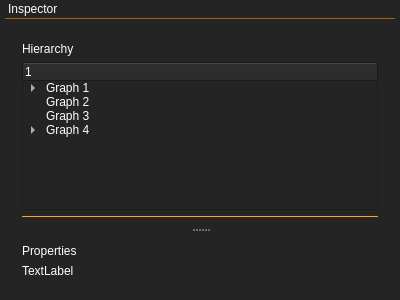
<?xml version="1.0" encoding="UTF-8"?>
<ui version="4.0">
 <class>Inspector</class>
 <widget class="QWidget" name="Inspector">
  <property name="geometry">
   <rect>
    <x>0</x>
    <y>0</y>
    <width>400</width>
    <height>300</height>
   </rect>
  </property>
  <property name="sizePolicy">
   <sizepolicy hsizetype="Expanding" vsizetype="Expanding">
    <horstretch>0</horstretch>
    <verstretch>0</verstretch>
   </sizepolicy>
  </property>
  <property name="windowTitle">
   <string>Inspector</string>
  </property>
  <property name="styleSheet">
   <string notr="true">background-color: rgb(36, 36, 36);color:rgb(255,255,255);</string>
  </property>
  <layout class="QVBoxLayout" name="verticalLayout">
   <property name="spacing">
    <number>0</number>
   </property>
   <property name="leftMargin">
    <number>0</number>
   </property>
   <property name="topMargin">
    <number>0</number>
   </property>
   <property name="rightMargin">
    <number>0</number>
   </property>
   <property name="bottomMargin">
    <number>0</number>
   </property>
   <item>
    <layout class="QHBoxLayout" name="titlebar">
     <property name="leftMargin">
      <number>0</number>
     </property>
     <property name="topMargin">
      <number>0</number>
     </property>
     <property name="rightMargin">
      <number>0</number>
     </property>
     <item>
      <widget class="QLabel" name="title">
       <property name="sizePolicy">
        <sizepolicy hsizetype="Preferred" vsizetype="Fixed">
         <horstretch>0</horstretch>
         <verstretch>0</verstretch>
        </sizepolicy>
       </property>
       <property name="minimumSize">
        <size>
         <width>0</width>
         <height>18</height>
        </size>
       </property>
       <property name="maximumSize">
        <size>
         <width>16777215</width>
         <height>18</height>
        </size>
       </property>
       <property name="styleSheet">
        <string notr="true">font: 700 9pt &quot;Segoe UI&quot;;padding-left:5;</string>
       </property>
       <property name="text">
        <string>Inspector</string>
       </property>
       <property name="margin">
        <number>0</number>
       </property>
      </widget>
     </item>
    </layout>
   </item>
   <item>
    <widget class="Line" name="title_line">
     <property name="minimumSize">
      <size>
       <width>0</width>
       <height>0</height>
      </size>
     </property>
     <property name="maximumSize">
      <size>
       <width>16777215</width>
       <height>1</height>
      </size>
     </property>
     <property name="styleSheet">
      <string notr="true">margin:5;
background-color: rgb(255, 149, 1);</string>
     </property>
     <property name="lineWidth">
      <number>1</number>
     </property>
     <property name="orientation">
      <enum>Qt::Horizontal</enum>
     </property>
    </widget>
   </item>
   <item>
    <widget class="QWidget" name="edit_area" native="true">
     <property name="sizePolicy">
      <sizepolicy hsizetype="Preferred" vsizetype="Expanding">
       <horstretch>0</horstretch>
       <verstretch>0</verstretch>
      </sizepolicy>
     </property>
     <property name="styleSheet">
      <string notr="true"/>
     </property>
     <layout class="QVBoxLayout" name="verticalLayout_2">
      <item>
       <widget class="QSplitter" name="splitter">
        <property name="sizePolicy">
         <sizepolicy hsizetype="Expanding" vsizetype="Expanding">
          <horstretch>0</horstretch>
          <verstretch>0</verstretch>
         </sizepolicy>
        </property>
        <property name="orientation">
         <enum>Qt::Vertical</enum>
        </property>
        <widget class="QWidget" name="hierarchy" native="true">
         <property name="sizePolicy">
          <sizepolicy hsizetype="Preferred" vsizetype="Expanding">
           <horstretch>0</horstretch>
           <verstretch>0</verstretch>
          </sizepolicy>
         </property>
         <layout class="QVBoxLayout" name="verticalLayout_3">
          <item>
           <widget class="QLabel" name="h_title">
            <property name="sizePolicy">
             <sizepolicy hsizetype="Preferred" vsizetype="Fixed">
              <horstretch>0</horstretch>
              <verstretch>0</verstretch>
             </sizepolicy>
            </property>
            <property name="minimumSize">
             <size>
              <width>0</width>
              <height>15</height>
             </size>
            </property>
            <property name="maximumSize">
             <size>
              <width>16777215</width>
              <height>15</height>
             </size>
            </property>
            <property name="styleSheet">
             <string notr="true">font: 700 9pt &quot;Segoe UI&quot;;</string>
            </property>
            <property name="text">
             <string>Hierarchy</string>
            </property>
           </widget>
          </item>
          <item>
           <widget class="QTreeWidget" name="tree">
            <property name="columnCount">
             <number>1</number>
            </property>
            <column>
             <property name="text">
              <string>1</string>
             </property>
            </column>
            <item>
             <property name="text">
              <string>Graph 1</string>
             </property>
             <item>
              <property name="text">
               <string>Node 1</string>
              </property>
             </item>
             <item>
              <property name="text">
               <string>Node 2</string>
              </property>
             </item>
             <item>
              <property name="text">
               <string>Node 3</string>
              </property>
             </item>
             <item>
              <property name="text">
               <string>Node 4</string>
              </property>
             </item>
            </item>
            <item>
             <property name="text">
              <string>Graph 2</string>
             </property>
            </item>
            <item>
             <property name="text">
              <string>Graph 3</string>
             </property>
            </item>
            <item>
             <property name="text">
              <string>Graph 4</string>
             </property>
             <item>
              <property name="text">
               <string>SG 1</string>
              </property>
             </item>
             <item>
              <property name="text">
               <string>SG 2</string>
              </property>
             </item>
            </item>
           </widget>
          </item>
          <item>
           <widget class="Line" name="split_line">
            <property name="maximumSize">
             <size>
              <width>16777215</width>
              <height>1</height>
             </size>
            </property>
            <property name="styleSheet">
             <string notr="true">background-color: rgb(255, 149, 1);</string>
            </property>
            <property name="orientation">
             <enum>Qt::Horizontal</enum>
            </property>
           </widget>
          </item>
         </layout>
        </widget>
        <widget class="QWidget" name="props" native="true">
         <property name="sizePolicy">
          <sizepolicy hsizetype="Preferred" vsizetype="Expanding">
           <horstretch>0</horstretch>
           <verstretch>0</verstretch>
          </sizepolicy>
         </property>
         <layout class="QVBoxLayout" name="verticalLayout_4">
          <item>
           <widget class="QLabel" name="p_title">
            <property name="sizePolicy">
             <sizepolicy hsizetype="Preferred" vsizetype="Fixed">
              <horstretch>0</horstretch>
              <verstretch>0</verstretch>
             </sizepolicy>
            </property>
            <property name="minimumSize">
             <size>
              <width>0</width>
              <height>15</height>
             </size>
            </property>
            <property name="maximumSize">
             <size>
              <width>16777215</width>
              <height>15</height>
             </size>
            </property>
            <property name="styleSheet">
             <string notr="true">font: 700 9pt &quot;Segoe UI&quot;;</string>
            </property>
            <property name="text">
             <string>Properties</string>
            </property>
           </widget>
          </item>
          <item>
           <layout class="QFormLayout" name="formLayout">
            <item row="0" column="0">
             <widget class="QLabel" name="label">
              <property name="text">
               <string>TextLabel</string>
              </property>
             </widget>
            </item>
           </layout>
          </item>
         </layout>
        </widget>
       </widget>
      </item>
     </layout>
    </widget>
   </item>
  </layout>
 </widget>
 <layoutdefault spacing="6" margin="11"/>
 <resources/>
 <connections/>
</ui>
